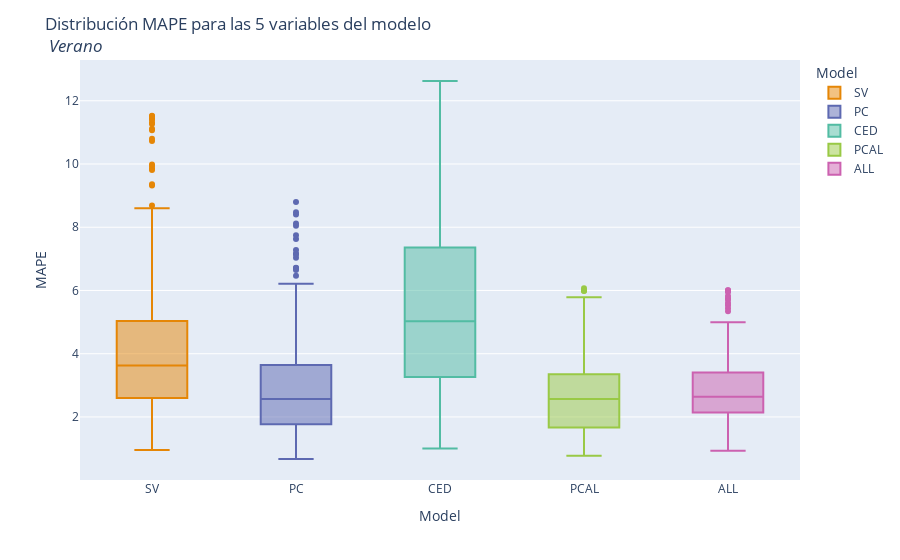

Notebook code cell kept with this figure:
### Code cell
#graficos de caja
color_palette = px.colors.qualitative.Vivid

fig = px.box(complete_long, y='MAPE', x='Model', color='Model',
             color_discrete_sequence=color_palette)

fig.update_layout(title_text="Distribución MAPE para las 5 variables del modelo<br><i> Verano")

fig.show()

fig.write_image("images/MAPE_SUMMER_BOX.pdf")

### Figure 1 — Plotly figure (JSON) as saved in the notebook; plotly's stock layout.template omitted (floating-point values rounded to 4 significant figures; data arrays with more than 128 entries replaced by an {"elided": "..."} marker saying what was removed)
{"data": [{"alignmentgroup": "True", "hovertemplate": "Model=%{x}<br>MAPE=%{y}<extra></extra>", "legendgroup": "SV", "marker": {"color": "rgb(229, 134, 6)"}, "name": "SV", "notched": false, "offsetgroup": "SV", "orientation": "v", "showlegend": true, "type": "box", "x": {"elided": "529 str values"}, "x0": " ", "xaxis": "x", "y": {"elided": "529 float values"}, "y0": " ", "yaxis": "y"}, {"alignmentgroup": "True", "hovertemplate": "Model=%{x}<br>MAPE=%{y}<extra></extra>", "legendgroup": "PC", "marker": {"color": "rgb(93, 105, 177)"}, "name": "PC", "notched": false, "offsetgroup": "PC", "orientation": "v", "showlegend": true, "type": "box", "x": {"elided": "529 str values"}, "x0": " ", "xaxis": "x", "y": {"elided": "529 float values"}, "y0": " ", "yaxis": "y"}, {"alignmentgroup": "True", "hovertemplate": "Model=%{x}<br>MAPE=%{y}<extra></extra>", "legendgroup": "CED", "marker": {"color": "rgb(82, 188, 163)"}, "name": "CED", "notched": false, "offsetgroup": "CED", "orientation": "v", "showlegend": true, "type": "box", "x": {"elided": "529 str values"}, "x0": " ", "xaxis": "x", "y": {"elided": "529 float values"}, "y0": " ", "yaxis": "y"}, {"alignmentgroup": "True", "hovertemplate": "Model=%{x}<br>MAPE=%{y}<extra></extra>", "legendgroup": "PCAL", "marker": {"color": "rgb(153, 201, 69)"}, "name": "PCAL", "notched": false, "offsetgroup": "PCAL", "orientation": "v", "showlegend": true, "type": "box", "x": {"elided": "529 str values"}, "x0": " ", "xaxis": "x", "y": {"elided": "529 float values"}, "y0": " ", "yaxis": "y"}, {"alignmentgroup": "True", "hovertemplate": "Model=%{x}<br>MAPE=%{y}<extra></extra>", "legendgroup": "ALL", "marker": {"color": "rgb(204, 97, 176)"}, "name": "ALL", "notched": false, "offsetgroup": "ALL", "orientation": "v", "showlegend": true, "type": "box", "x": {"elided": "529 str values"}, "x0": " ", "xaxis": "x", "y": {"elided": "529 float values"}, "y0": " ", "yaxis": "y"}], "layout": {"boxmode": "overlay", "legend": {"title": {"text": "Model"}, "tracegroupgap": 0}, "margin": {"t": 60}, "title": {"text": "Distribución MAPE para las 5 variables del modelo<br><i> Verano"}, "xaxis": {"anchor": "y", "categoryarray": ["SV", "PC", "CED", "PCAL", "ALL"], "categoryorder": "array", "domain": [0, 1], "title": {"text": "Model"}}, "yaxis": {"anchor": "x", "domain": [0, 1], "title": {"text": "MAPE"}}}}
